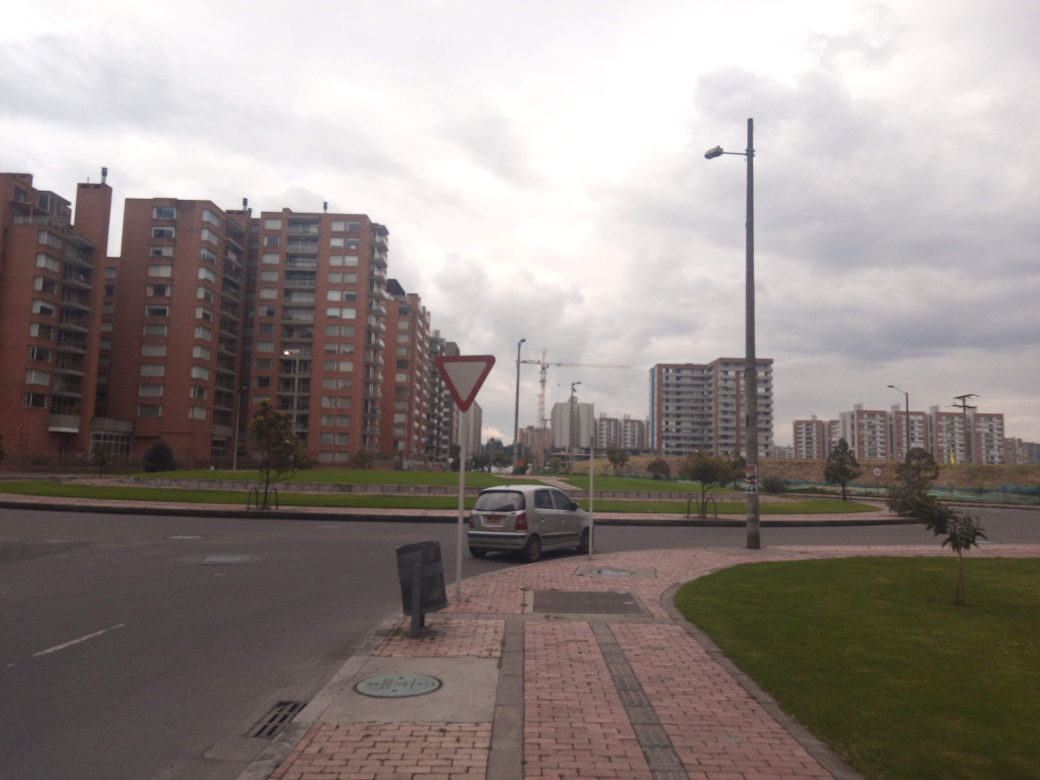
#> input picture Segundo Avance/img/Cedapaso1.jpg, 4160 x 3120 px (shown at 1/4 size)
$ python -i trafficSignDetection.py   (imports and definitions only)
#> lines starting #> are read from the running program, lines starting #| are printed output that depends on the picture; after the words box and inside, x2 and y2 are one past the last pixel; in counts of white or black regions, pixels touching at a corner belong together
# -*- coding: utf-8 -*-
"""
Created on Sun Jan 16 18:12:48 2022

@author: miarodriguezur, jspinaj
"""
#importación de librerías
import cv2     #Librería OpenCV
from IPython.display import Image   #Libreria impresión de imagenes
import numpy as np                  #Importación numpy
from matplotlib import pyplot as plt  #Impresión de gráficas
from PIL import Image


#--------------------------------------Main Function----------------------------------------

def detectROI(path):
    #Read the Image
#> called with path = 'img/Cedapaso1.jpg'
    image=cv2.imread(path)
#> image is the input picture: shape (3120, 4160, 3); mean B, G, R 133.7, 136.9, 146
    image=cv2.cvtColor(image,cv2.COLOR_BGR2RGB)

    ## Detect ROI on Cr Channel##
    # thresholding image
    ima_umb=redTh(image)
#> in redTh, `Y,Cr,Cb=cv2.split(ima)`:
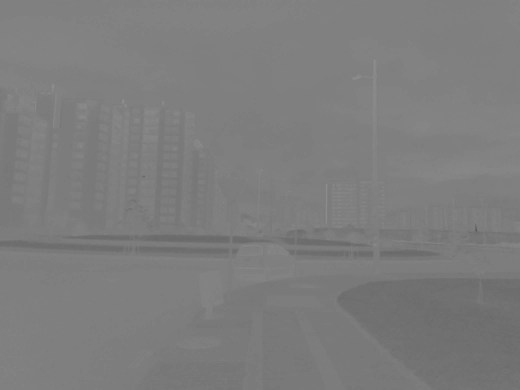
#> Cb: shape (3120, 4160) (shown at 1/8 size); min 86, max 146, mean 124.9
#> in redTh, `thCr = cv2.adaptiveThreshold(Cr,255,cv2.ADAPTIVE_THRESH_MEAN_C,cv2.THR..`:
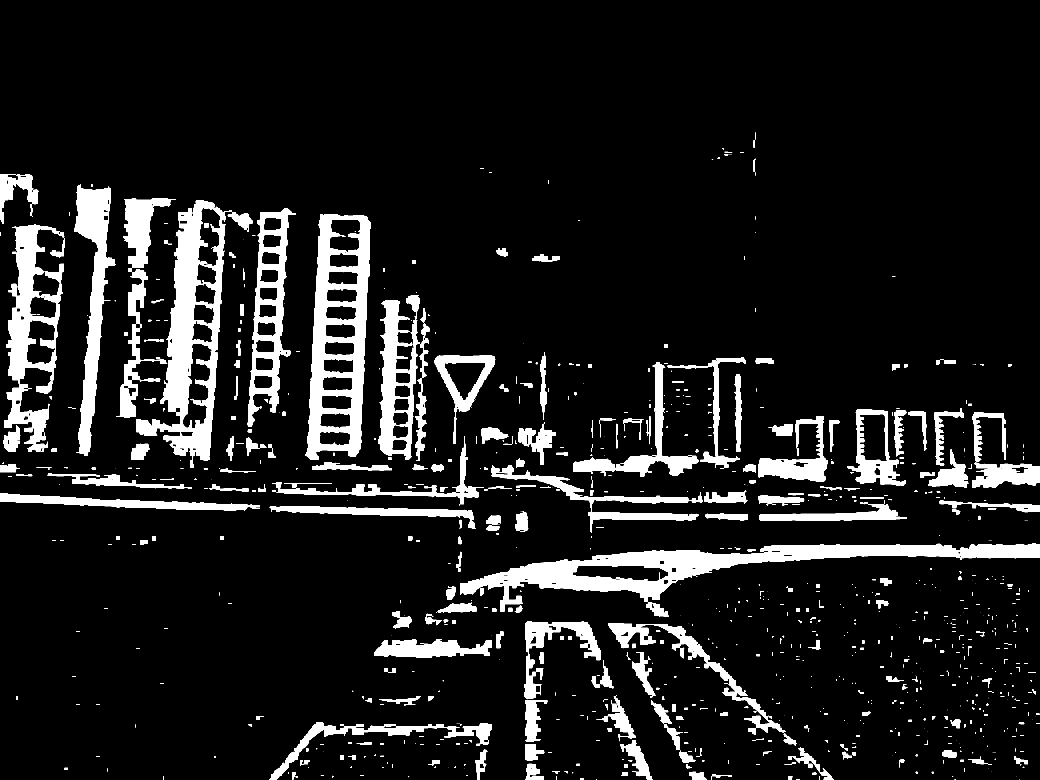
#> thCr: shape (3120, 4160) (shown at 1/4 size); 10.5% white; 1013 white regions (386 under 20 px), largest, box (x1, y1, x2, y2) and area: (1840, 2172, 4160, 2448) 155471, (544, 800, 928, 1872) 132058, (1222, 858, 1484, 1840) 121669

    #filling image
    ima_fill=filling(ima_umb)

    #morphological operations
    ima_ero=erode(ima_fill,18,18,9,"elipse")
    ima_open=opening(ima_ero,22,22,"elipse")
    ima_dil_Cr=dilate(ima_open,20,20,9,"elipse")

    ## Detect ROI for black signals##
    ima_umb=blackTh(image)

    #filling image
    ima_fill=filling(ima_umb)

    #eliminate Cr ROI already found
    ima_umb_inv=cv2.bitwise_not(ima_dil_Cr.copy())
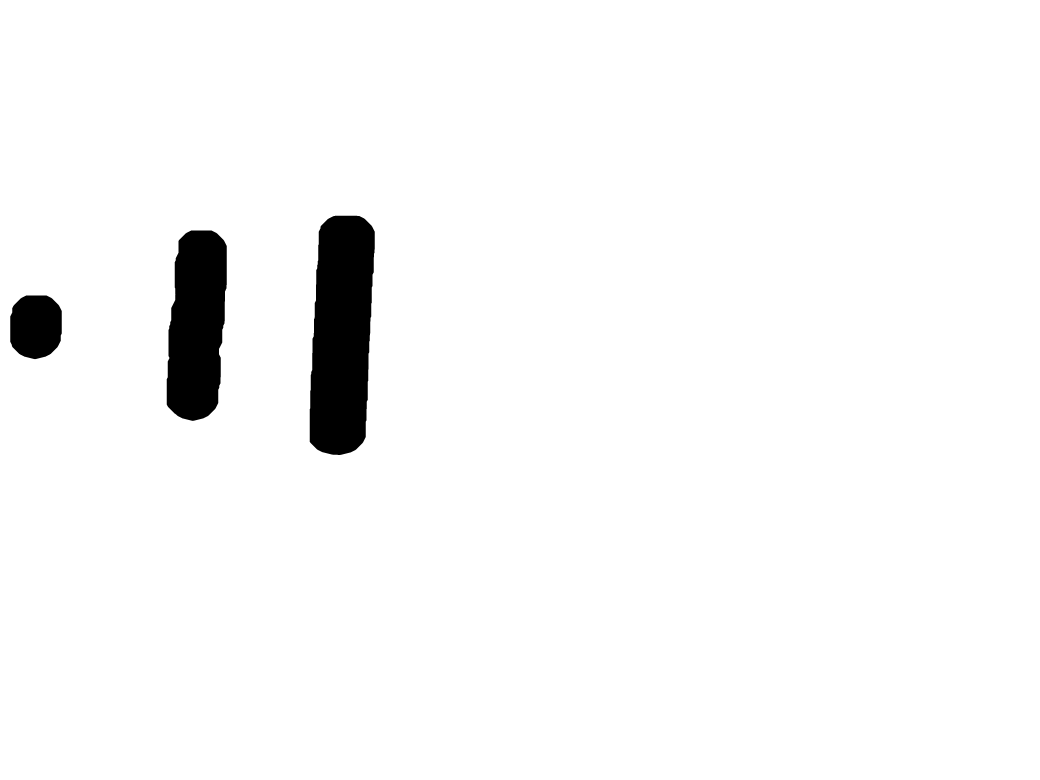
#> ima_umb_inv: shape (3120, 4160) (shown at 1/4 size); 96.9% white; 3 black regions, box (x1, y1, x2, y2) and area: (1239, 863, 1499, 1820) 209000, (667, 922, 907, 1684) 150667, (41, 1182, 247, 1437) 44691
    ima_fill = cv2.bitwise_and(ima_fill,ima_umb_inv,mask=None)
#> ima_fill: shape (3120, 4160); 3.3% white; 2456 white regions (1932 under 20 px), largest, box (x1, y1, x2, y2) and area: (2599, 472, 3093, 1705) 60463, (492, 792, 1555, 1029) 57337, (0, 2011, 1832, 2093) 41297


    #morphological operation
    ima_ero=erode(ima_fill,20,5,8,"rect")
    ima_open=opening(ima_ero,15,15,"rect")
    ima_dil_bk=dilate(ima_open,20,6,10,"rect")

    # Segmentation
    kernel = cv2.getStructuringElement(cv2.MORPH_RECT,(3,3))
    edges_Cr = cv2.morphologyEx(ima_dil_Cr, cv2.MORPH_GRADIENT, kernel)
#> edges_Cr: shape (3120, 4160); 0.08% white in thin lines or dots, all inside (x1, y1, x2, y2) = (40, 862, 1500, 1821)
    edges_bk = cv2.morphologyEx(ima_dil_bk, cv2.MORPH_GRADIENT, kernel)
#> edges_bk: shape (3120, 4160); 0.01% white in thin lines or dots, all inside (x1, y1, x2, y2) = (0, 689, 149, 757)
    contours_Cr, _ = cv2.findContours(edges_Cr , cv2.RETR_EXTERNAL, cv2.CHAIN_APPROX_SIMPLE)
#> contours_Cr = 3 contours; box (x1, y1, x2, y2) and area: (1238, 862, 1500, 1821) 210360, (666, 921, 908, 1685) 151843, (40, 1181, 248, 1438) 45266
    contours_bk, _ = cv2.findContours(edges_bk , cv2.RETR_EXTERNAL, cv2.CHAIN_APPROX_SIMPLE)
#> contours_bk = 1 contour; box (x1, y1, x2, y2) and area: (0, 689, 149, 757) 363

    #Fetch contour characteristics
    characteristics_Cr=getContourCharacteristics(contours_Cr)
#> the loop in getContourCharacteristics, `for cont in contours:` made 3 passes
#> (area, long, comp, redon, rect, a, b, longer) on passes 2 to 3: (151843, 1846.9, 22.46, 0.559, ((786, 1301), (766.5, 223.2), -86.09), 223.2, 766.5, 766.5), (210360, 2271.6, 24.53, 0.512, ((1366.3, 1339.9), (960.7, 233.5), -87.31), 233.5, 960.7, 960.7)
#> after the loop in getContourCharacteristics, `for cont in contours:`: characteristics = 3 items
#> characteristics_Cr = 3 items
    characteristics_bk=getContourCharacteristics(contours_bk)
#> the loop in getContourCharacteristics (call 2), `for cont in contours:` made 1 pass
#> (area, long, comp, redon, rect, box, a, b) on pass 1: (363, 721.7, 1434.7, 0.00876, ((74, 722.5), (67, 148), -90), [[148, 756], [-2.05e-15, 756], [0, 689], [148, 689]], 148, 67)
#> characteristics_bk = 1 item

    ##Filtered out##
    #Filtering Cr characteristics
    delete=[]
    for i in range(len(characteristics_Cr)):
        rel=characteristics_Cr[i].get("Relacion entre lados")
        if rel>1.5 :
            delete.append(characteristics_Cr[i])
#> this loop made 3 passes
#> rel on passes 1 to 3: 1.24, 3.43, 4.11
#> after the loop, delete = 2 items
    for char in delete:
        characteristics_Cr.remove(char)
#> this loop made 2 passes
#> after the loop, characteristics_Cr = 1 item

    #Filtering black characteristics
    delete=[]
    for i in range(len(characteristics_bk)):
        com=characteristics_bk[i].get("Compacidad")
        if com>24 or com<21 :
            delete.append(characteristics_bk[i])
#> this loop made 1 pass
#> com on pass 1: 1434.7
#> after the loop, delete = 1 item
    for char in delete:
        characteristics_bk.remove(char)
#> this loop made 1 pass
#> after the loop, characteristics_bk = []


    #Fetch Region characteristics
    char_Cr,region_Cr=getRegionCharacteristics(characteristics_Cr,ima_dil_Cr,image)
#> in getRegionCharacteristics, `image_masked=cv2.bitwise_and(image_gray, mask, mask = None)`:
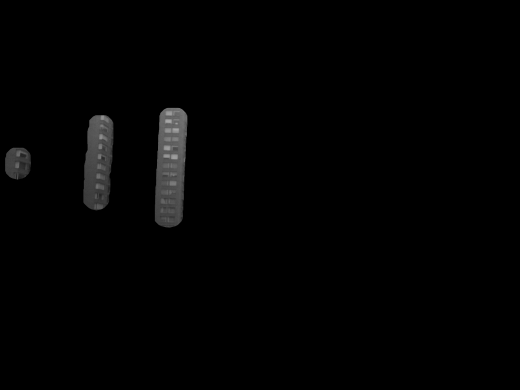
#> image_masked: shape (3120, 4160) (shown at 1/8 size); min 0, max 171, mean 2.5
#> the loop in getRegionCharacteristics, `for i in range(len(characteristics)):` made 1 pass
#> (x_ini, x_fin, y_ini, y_fin, w, h, r) on pass 1: (40, 248, 1181, 1438, 208, 257, 58)
#> pass 1, in getRegionCharacteristics, `cropped_image=image_masked[y_ini:y_fin,x_ini:x_fin]`:
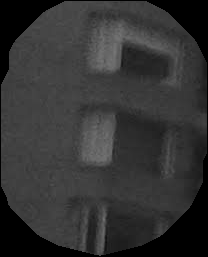
#> cropped_image: shape (257, 208); min 0, max 118, mean 50.9
#> pass 1, in getRegionCharacteristics, `cropped_mask=mask[y_ini:y_fin,x_ini:x_fin]`:
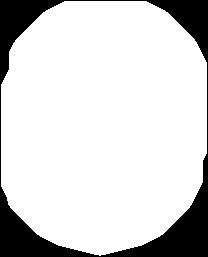
#> cropped_mask: shape (257, 208); 83.6% white; 1 black region, box (x1, y1, x2, y2) and area: (0, 0, 208, 257) 8765
#> pass 1, in getRegionCharacteristics, `th1=edgeExternalRemoval(th.copy(),cont,w,h)`:
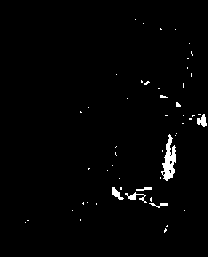
#> th1: shape (257, 208); 1.6% white; 53 white regions (47 under 20 px), largest, box (x1, y1, x2, y2) and area: (161, 134, 176, 181) 363, (197, 114, 207, 127) 80, (125, 192, 147, 203) 79, (112, 187, 124, 200) 71, (149, 203, 168, 208) 43, (136, 187, 152, 191) 40
#> after the loop in getRegionCharacteristics, `for i in range(len(characteristics)):`: region_img = 1 item
#> char_Cr = 1 item; region_Cr = 1 item
    char_bk,region_Bk=getRegionCharacteristics(characteristics_bk,ima_dil_bk,image)
#> char_bk = []; region_Bk = []

    characteristics=char_Cr+char_bk
#> characteristics = 1 item
    region=region_Cr+region_Bk
#> region = 1 item

    ##Show ROI on the image
    ima_ROI=image.copy()
    cv2.drawContours(ima_ROI, contours_Cr, -1, (255, 0, 0), 20)
    cv2.drawContours(ima_ROI, contours_bk, -1, (0, 0, 255), 20)
    for i in range(len(characteristics)):

        x=characteristics[i].get("x")
        y=characteristics[i].get("y")
        w=characteristics[i].get("w")
        h=characteristics[i].get("h")

        cv2.rectangle(ima_ROI,(x,y),(x+w,y+h),(120,255,0),15)
        cv2.putText(ima_ROI,str(i),(x,y-10),2,10,(0,255,0),10)
#> this loop made 1 pass
#> (x, y, w, h) on pass 1: (40, 1181, 208, 257)

    return characteristics, region, ima_ROI


# [7 lines left out: function dict2list, not called in this run]


#--------------------------------- Tresholding Function------------------------------------

def blackTh(image):
    sz=201
    c=30
    ima=cv2.cvtColor(image.copy(),cv2.COLOR_RGB2GRAY)
    th = cv2.adaptiveThreshold(ima,255,cv2.ADAPTIVE_THRESH_MEAN_C,cv2.THRESH_BINARY_INV,sz,c)
    return th

def redTh(image):
    sz=201
    c=-2
    ima=cv2.cvtColor(image.copy(),cv2.COLOR_RGB2YCrCb)
    Y,Cr,Cb=cv2.split(ima)
    #Threshold Cr Channel
    thCr = cv2.adaptiveThreshold(Cr,255,cv2.ADAPTIVE_THRESH_MEAN_C,cv2.THRESH_BINARY,sz,c)
    return thCr

#--------------------------------- Filling closed contours------------------------------------

def filling(image):

    im_floodfill = image.copy()
    h, w = image.shape
    h=h-1
    w=w-1
    #mask = np.zeros((h+2, w+2), np.uint8)
    seed=[(0,0),(0,h),(w,h),(w,0)]


    # Floodfill from point (0, 0)
    cv2.floodFill(im_floodfill, None, seed[0], 255);
    cv2.floodFill(im_floodfill, None, seed[1], 255);
    cv2.floodFill(im_floodfill, None, seed[2], 255);
    cv2.floodFill(im_floodfill, None, seed[3], 255);

     # Invert floodfilled image

    im_floodfill_inv = cv2.bitwise_not(im_floodfill)

    # Combine the two images to get the foreground.

    im_out = image | im_floodfill_inv
    return im_out

#--------------------------------- Morphological Operations------------------------------------

def dilate(imagen,a,b,n,tipo):
    if tipo=="rect":
        kernel = cv2.getStructuringElement(cv2.MORPH_RECT,(a,b))
    elif tipo=="elipse":
        kernel = cv2.getStructuringElement(cv2.MORPH_ELLIPSE,(a,b))
    elif tipo=="cruz":
        kernel = cv2.getStructuringElement(cv2.MORPH_CROSS,(a,b))
    else:
        print("tipo de elemento estructurante invalido")
        return imagen
    ima=imagen.copy()
    for i in range(n):
        ima= cv2.dilate(ima,kernel,n)
    return ima

def erode(imagen,a,b,n,tipo):
    if tipo=="rect":
        kernel = cv2.getStructuringElement(cv2.MORPH_RECT,(a,b))
    elif tipo=="elipse":
        kernel = cv2.getStructuringElement(cv2.MORPH_ELLIPSE,(a,b))
    elif tipo=="cruz":
        kernel = cv2.getStructuringElement(cv2.MORPH_CROSS,(a,b))
    else:
        print("tipo de elemento estructurante invalido")
        return imagen
    ima=imagen.copy()
    for i in range(n):
        ima= cv2.erode(ima,kernel)
    return ima

def opening(imagen,a,b,tipo):
    if tipo=="rect":
        kernel = cv2.getStructuringElement(cv2.MORPH_RECT,(a,b))
    elif tipo=="elipse":
        kernel = cv2.getStructuringElement(cv2.MORPH_ELLIPSE,(a,b))
    elif tipo=="cruz":
        kernel = cv2.getStructuringElement(cv2.MORPH_CROSS,(a,b))
    else:
        print("tipo de elemento estructurante invalido")
        return imagen
    ima= cv2.morphologyEx(imagen, cv2.MORPH_OPEN, kernel)
    return ima

#--------------------------- Fetch characterictics Function-----------------------------

def getContourCharacteristics(contours):
    characteristics=[]
    for cont in contours:
        #Area del contorno
        area=cv2.contourArea(cont)
        #Longitud del contorno
        long=cv2.arcLength(cont,True)
        #compacity
        comp=long**2/area
        #roundness
        redon=4*np.pi*area/long**2
        #min rectangle
        rect = cv2.minAreaRect(cont)
        box = cv2.boxPoints(rect)
        #Min Rectangle Relation
        a=cv2.arcLength(np.array([box[0],box[1]]),False)
        b=cv2.arcLength(np.array([box[0],box[3]]),False)
        longer=np.max([a,b])
        shorter=np.min([a,b])
        rel=longer/shorter
        #bounding rect
        x,y,w,h=cv2.boundingRect(cont)
        dictionary={"Area":area,
                    "Perimetro":long,
                    "Compacidad":comp,
                    "Redondez":redon,
                    "Minimo Rectangulo":box,
                    "Relacion entre lados":rel,
                    "x":x,
                    "y":y,
                    "w":w,
                    "h":h,
                    "Contorno":cont}
        characteristics.append(dictionary)
    return characteristics

def getRegionCharacteristics(characteristics,mask,image):
    image_gray=cv2.cvtColor(image.copy(),cv2.COLOR_RGB2GRAY)
    image_masked=cv2.bitwise_and(image_gray, mask, mask = None)
    region_char=[]
    region_img=[]
    for i in range(len(characteristics)):
        x_ini=characteristics[i].get("x")
        x_fin=characteristics[i].get("x")+characteristics[i].get("w")
        y_ini=characteristics[i].get("y")
        y_fin=characteristics[i].get("y")+characteristics[i].get("h")
        w=characteristics[i].get("w")
        h=characteristics[i].get("h")
        cont=characteristics[i].get("Contorno")
        #cropping image and mask
        cropped_image=image_masked[y_ini:y_fin,x_ini:x_fin]
        cropped_mask=mask[y_ini:y_fin,x_ini:x_fin]
        #histogram
        hist = cv2.calcHist([cropped_image], [0], cropped_mask, [256], [0, 255])
        hist = hist/np.sum(hist)
        r=otsu(hist)
        _,th = cv2.threshold(cropped_image,r,255,cv2.THRESH_BINARY)
        #Move contour to cropped image coordinates
        cont[:,:,1]=cont[:,:,1]-y_ini
        cont[:,:,0]=cont[:,:,0]-x_ini
        #Eliminate external regions
        th1=edgeExternalRemoval(th.copy(),cont,w,h)
        #calculate areas of region, threshold and threshold with edge removal
        filled_area=np.sum(th!=0)
        filled_area1=np.sum(th1!=0)
        total_area=np.sum(cropped_mask!=0)
        #update threshold if edge region removal is valid
        area_percentage_eliminated=(filled_area-filled_area1)/total_area
        if area_percentage_eliminated<0.2 :
            th=th1
            filled_area=filled_area1
        #Calculate Characteristics
        moments = cv2.moments(th)
        huMoments = cv2.HuMoments(moments)
        np.where
        huMoments = -1* np.sign(huMoments) * np.log10(np.abs(huMoments))
        fill_percentage=filled_area*100/total_area
        H=entropy(hist)
        #add region characteristics to dictionary
        diccionario={"Primer Momento":huMoments[0,0],
                     "Segundo Momento":huMoments[1,0],
                     "Tercer Momento":huMoments[2,0],
                     "Cuarto Momento":huMoments[3,0],
                     "Quinto Momento":huMoments[4,0],
                     "Sexto Momento":huMoments[5,0],
                     "Septimo Momento":huMoments[6,0],
                    "Entropia":H,
                    "Porcentaje de Area Rellena":fill_percentage,
                    "Umbral usado":r}
        characteristics[i].update(diccionario)
        #remove contour from dictionary
        characteristics[i].pop("Contorno")
        region_img.append(th)
    return characteristics,region_img


#--------------------------- Otsu's Threshold Algoritm-----------------------------

def otsu(hist):
    Q=np.zeros(256)
    a=np.zeros(256)
    b=np.zeros(256)
    w0=np.zeros(256)
    w1=np.zeros(256)
    u0=np.zeros(256)
    u1=np.zeros(256)
    a[0]=hist[0]
    b[0]=hist[0]
    for i in range(255):
        a[i+1]=a[i]+hist[i+1]
        b[i+1]=b[i]+(i+2)*hist[i+1]
    for i in range(255):
        w0[i]=a[i]
        w1[i]=a[255]-a[i]
        if w0[i]!=0:
            u0[i]=b[i]/w0[i]
        if w1[i]!=0:
            u1[i]=(b[255]-b[i])/w1[i]
    Q=w0*w1*(u0-u1)**2
    r=np.argmax(Q)
    return r

#--------------------------- Entropy Function-----------------------------

def entropy(hist):
    a=np.where(hist==0,0.1,hist)
    H=np.sum(hist*np.log2(a))
    return H

#----------------------Eliminating edge noise-------------------

def edgeExternalRemoval(thresh, contour,w,h):
        #remove bounding regions
        for point in contour:
            x=point[0][0]
            y=point[0][1]
            sx=int(np.sign(w/2-x))
            sy=int(np.sign(h/2-y))
            desp=(x+1*sx,y+1*sy)
            cv2.floodFill(thresh, None, desp, 0);
        return thresh

>>> result = detectROI('img/Cedapaso1.jpg')
